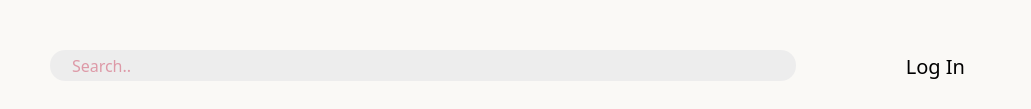
         <widget class="QWidget" name="searchcontainer_adminmain" native="true">
          <property name="geometry">
           <rect>
            <x>250</x>
            <y>0</y>
            <width>1031</width>
            <height>109</height>
           </rect>
          </property>
          <property name="styleSheet">
           <string notr="true">background-color: #FAF9F6;</string>
          </property>
          <widget class="QLineEdit" name="searchbox_admin">
           <property name="geometry">
            <rect>
             <x>50</x>
             <y>50</y>
             <width>746</width>
             <height>31</height>
            </rect>
           </property>
           <property name="styleSheet">
            <string notr="true">				border-radius: 15px;
                background-color: #EDEDED;
                color: #CD4662;
                font-family: Suwannaphum;
                font-size: 16px;
                font-style: normal;
                font-weight: 400;
                line-height: normal;
				padding-left: 20px;
</string>
           </property>
           <property name="placeholderText">
            <string>Search..</string>
           </property>
          </widget>
          <widget class="QPushButton" name="loginsignoutbutton_admin">
           <property name="geometry">
            <rect>
             <x>900</x>
             <y>50</y>
             <width>71</width>
             <height>31</height>
            </rect>
           </property>
           <property name="cursor">
            <cursorShape>PointingHandCursor</cursorShape>
           </property>
           <property name="styleSheet">
            <string notr="true">color: #000;
                text-align: center;
                font-family: Suwannaphum;
                font-size: 20px;
                font-style: normal;
                font-weight: 400;
                line-height: normal;
                border: none;
				text-align: center;</string>
           </property>
           <property name="text">
            <string>Log In</string>
           </property>
          </widget>
          <widget class="QPushButton" name="profilebutton_admin">
           <property name="geometry">
            <rect>
             <x>840</x>
             <y>50</y>
             <width>31</width>
             <height>31</height>
            </rect>
           </property>
           <property name="cursor">
            <cursorShape>PointingHandCursor</cursorShape>
           </property>
           <property name="styleSheet">
            <string notr="true">image: url(:/pic/realimages/profilepic.png);
border: none;</string>
           </property>
           <property name="text">
            <string/>
           </property>
           <property name="iconSize">
            <size>
             <width>31</width>
             <height>31</height>
            </size>
           </property>
          </widget>
         </widget>
